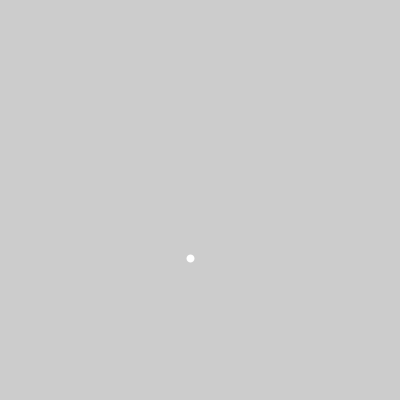
Frame 1 (no input)
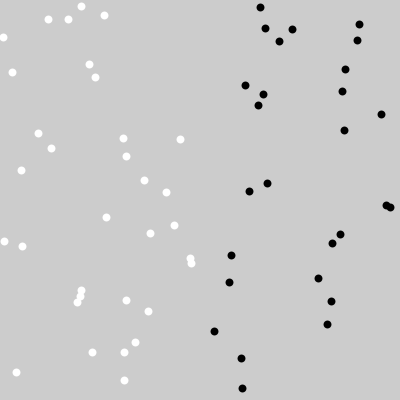
Frame 60 (the mouse pressed at the canvas centre just before this capture)
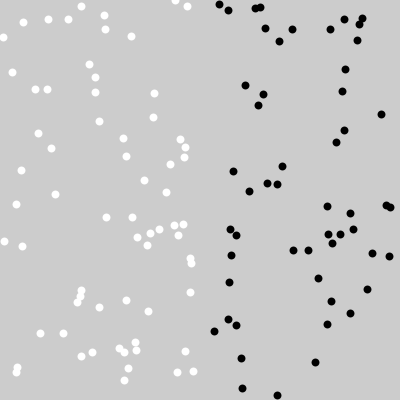
Frame 120 (the mouse held since frame 60 and released just before this capture)

The Processing sketch that drew these frames (run headless with seeded random() and noise(); from frame 60 on, the mouse is pressed at the canvas centre):

// Processing sketch: Exercicio_1
// ── Exercicio_1.pde
int x, y;
int contB, contP;
int sorteio; //escolha da cor para cada ponto

void setup() {
    size(400, 400);
    strokeWeight(8);
    contB = 0;
    contP = 0;
}

void draw() {
    y = (int)random(400);
    sorteio = (int)random(100);

    if(sorteio < 50){
        x = (int)random(200);
        contB++;
        stroke(255);
    }
    else{
        x = (int)random(200, 400);
        contP++;
        stroke(0);
    }
    point(x, y);
    println(contB, contP);
}
